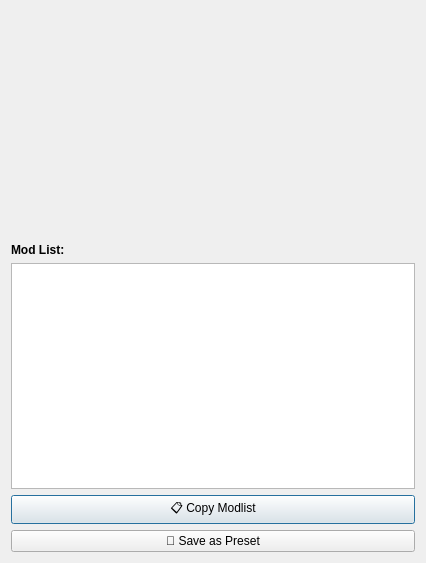
<?xml version="1.0" encoding="UTF-8"?>
<ui version="4.0">
 <class>ServerInfoDialog</class>
 <widget class="QDialog" name="ServerInfoDialog">
  <property name="geometry">
   <rect>
    <x>0</x>
    <y>0</y>
    <width>426</width>
    <height>563</height>
   </rect>
  </property>
  <property name="windowTitle">
   <string>Server Info</string>
  </property>
  <layout class="QVBoxLayout" name="verticalLayout">
   <item>
    <widget class="QTextBrowser" name="info_browser">
     <property name="readOnly">
      <bool>true</bool>
     </property>
     <property name="textInteractionFlags">
      <set>Qt::TextSelectableByMouse</set>
     </property>
     <property name="styleSheet">
      <string>background-color: transparent; border: none;</string>
     </property>
    </widget>
   </item>
   <item>
    <widget class="QLabel" name="label_modlist">
     <property name="text">
      <string>&lt;b&gt;Mod List:&lt;/b&gt;</string>
     </property>
    </widget>
   </item>
   <item>
    <widget class="QListWidget" name="list_mods"/>
   </item>
   <item>
    <widget class="QPushButton" name="btn_copy_ip">
     <property name="cursor">
      <cursorShape>PointingHandCursor</cursorShape>
     </property>
     <property name="text">
      <string>📋 Copy Modlist</string>
     </property>
    </widget>
   </item>
   <item>
    <widget class="QPushButton" name="btn_save_preset">
     <property name="cursor"><cursorShape>PointingHandCursor</cursorShape></property>
     <property name="text"><string>💾 Save as Preset</string></property>
    </widget>
   </item>
  </layout>
 </widget>
 <resources/>
 <connections/>
</ui>
